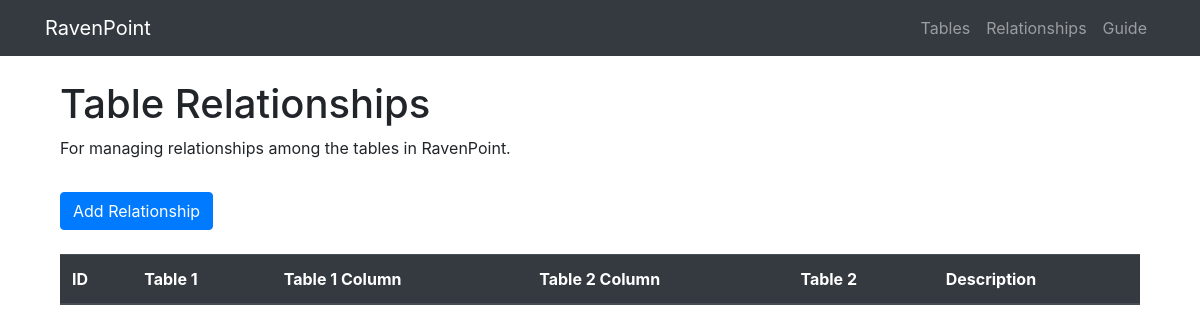
/relationships, run on an earlier commit of the app's database.
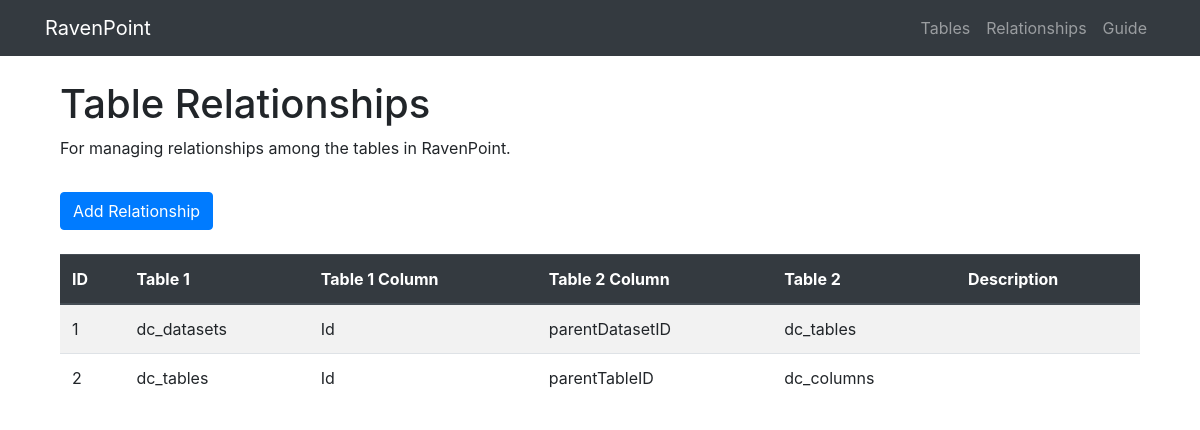
And on a later commit of the database.
### project/models.py (models this page shows, shortened)
class Relationship(db.Model):
  __tablename__ = 'relationships'
  rship_id = db.Column(db.Integer, primary_key=True)
  table_left = db.Column(db.String(128))
  table_left_on = db.Column(db.String(128))
  table_right = db.Column(db.String(128))
  table_right_on = db.Column(db.String(128))
  description = db.Column(db.String(255))

### project/admin/views.py (the view, shortened to what this page needs)
@admin.route('/relationships', methods=['GET', 'POST'])
def relationships():
    form = EditRelationship()
    with sqlite3.connect(conn_string) as conn:
        all_relationships = get_all_relationships(conn)
    return render_template('relationships.html', form=form,
                           relationships=all_relationships.to_dict('records'))

### project/utils.py (called while the page is built)
def get_all_relationships(conn):
  df = pd.read_sql(
    'SELECT * FROM relationships',
    conn
  )
  return df

### project/admin/templates/relationships.html (shortened to what this page needs)
{% extends 'base.html' %}
{% block content %}
<div class="container mt-4">
  <h1>Table Relationships</h1>
  <p>
    For managing relationships among the tables in RavenPoint.
  </p>
  <button type="button" class="btn btn-primary mt-3" data-toggle="modal" data-target="#addTableModal">
    Add Relationship
  </button>
</div>
<div class="container mt-4">
  <table class="table table-striped" id="all-relationships">
    <thead class="thead-dark">
      <tr>
        <th scope="col">ID</th>
        <th scope="col">Table 1</th>
        <th scope="col">Table 1 Column</th>
        <th scope="col">Table 2 Column</th>
        <th scope="col">Table 2</th>
        <th scope="col">Description</th>
      </tr>
    </thead>
    <tbody>
      {% for rship in relationships %}
      <tr>
        <td>{{ rship.rship_id }}</td>
        <td>{{ rship.table_left }}</td>
        <td>{{ rship.table_left_on }}</td>
        <td>{{ rship.table_right_on }}</td>
        <td>{{ rship.table_right }}</td>
        <td>{{ rship.description }}</td>
      </tr>
      {% endfor %}
    </tbody>
  </table>
</div>
{% endblock %}

### project/templates/base.html (shortened to what this page needs)
<!DOCTYPE html>
 <html class="no-js">
    <head>
        <link rel="stylesheet" href="https://cdn.jsdelivr.net/npm/bootstrap@4.6.1/dist/css/bootstrap.min.css">
        <link rel="stylesheet" href="https://cdn.datatables.net/1.10.20/css/dataTables.bootstrap4.min.css">
        <link rel="stylesheet" href="{{ url_for('static', filename='css/custom.css') }}">
    </head>
    <body>
        <nav class="navbar navbar-expand-lg navbar-dark bg-dark">
            <div class="container">
                <a class="navbar-brand" href="{{ url_for('admin.index') }}">
                    RavenPoint
                </a>
                <div class="collapse navbar-collapse" id="navbarSupportedContent">
                    <ul class="navbar-nav ml-auto">
                      <li class="nav-item">
                          <a class="nav-link" href="{{ url_for('admin.index') }}">Tables</a>
                      </li>
                      <li class="nav-item">
                          <a class="nav-link" href="{{ url_for('admin.relationships') }}">Relationships</a>
                      </li>
                      <li class="nav-item">
                          <a class="nav-link" href="{{ url_for('admin.guide') }}">Guide</a>
                      </li>
                    </ul>
                </div>
            </div>
        </nav>
        <div class="container">
            {% block content %}{% endblock %}
        </div>
    </body>
</html>

### project/static/css/custom.css (style rules this page uses)
th, td { white-space: no-wrap; }

What changed in the data, as far as the page shows it:
added Relationship: rship_id "1", table_left "dc_datasets", table_left_on "Id", table_right_on "parentDatasetID", table_right "dc_tables"
added Relationship: rship_id "2", table_left "dc_tables", table_left_on "Id", table_right_on "parentTableID", table_right "dc_columns"
